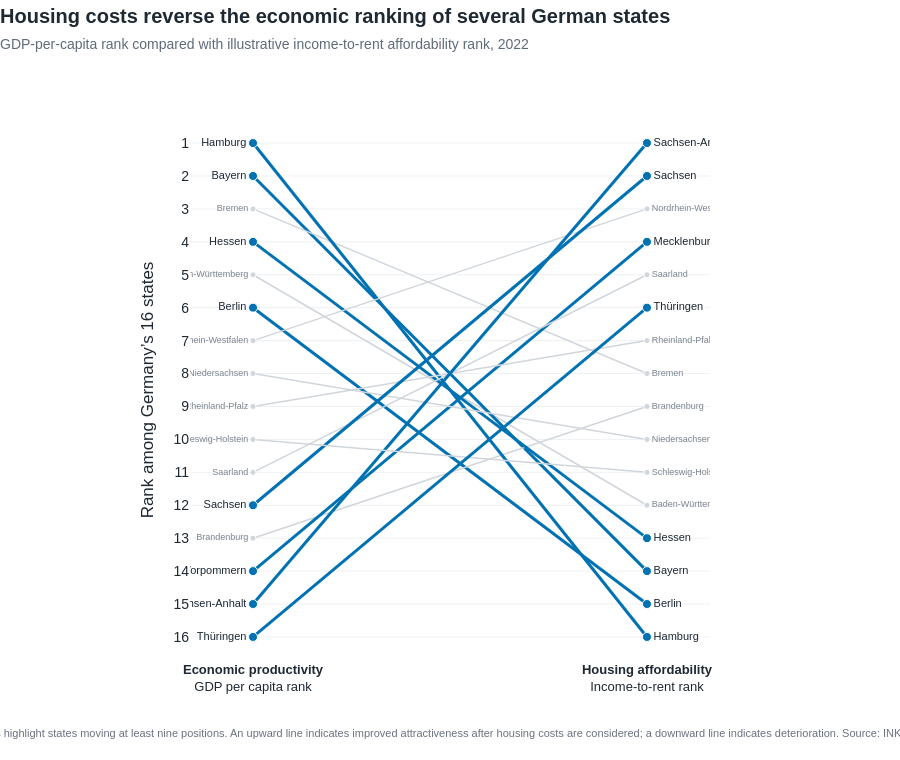

Notebook cell for this chart:
### Code cell
# Highlight states with a very large rank shift
MAJOR_SHIFT_THRESHOLD = 9

productivity_affordability["major_shift"] = (
    productivity_affordability[
        "absolute_rank_shift"
    ] >= MAJOR_SHIFT_THRESHOLD
)

fig_7 = go.Figure()

for _, row in productivity_affordability.iterrows():

    line_colour = (
        "#0072B2"
        if row["major_shift"]
        else "#D1D6DC"
    )

    line_width = (
        3
        if row["major_shift"]
        else 1.5
    )

    marker_size = (
        9
        if row["major_shift"]
        else 6
    )

    fig_7.add_trace(
        go.Scatter(
            x=[0, 1],
            y=[
                row["productivity_rank"],
                row["affordability_rank"]
            ],
            mode="lines+markers+text",
            line={
                "color": line_colour,
                "width": line_width
            },
            marker={
                "size": marker_size,
                "color": line_colour,
                "line": {
                    "color": "white",
                    "width": 1
                }
            },
            text=[
                row["state_name"],
                row["state_name"]
            ],
            textposition=[
                "middle left",
                "middle right"
            ],
            textfont={
                "size": (
                    11
                    if row["major_shift"]
                    else 9
                ),
                "color": (
                    "#1F2933"
                    if row["major_shift"]
                    else "#7B8490"
                )
            },
            customdata=[
                [
                    row["state_name"],
                    row["gdp_per_capita_eur"],
                    row["rent_burden_50sqm_pct"],
                    row["rank_shift_after_costs"],
                    row["opportunity_score"]
                ],
                [
                    row["state_name"],
                    row["gdp_per_capita_eur"],
                    row["rent_burden_50sqm_pct"],
                    row["rank_shift_after_costs"],
                    row["opportunity_score"]
                ]
            ],
            hovertemplate=(
                "<b>%{customdata[0]}</b><br>"
                "Displayed rank: %{y}<br>"
                "GDP per capita: €%{customdata[1]:,.0f}<br>"
                "Illustrative rent burden: %{customdata[2]:.2f}%<br>"
                "Rank shift after housing costs: "
                "%{customdata[3]:+d}<br>"
                "Overall opportunity score: %{customdata[4]:.1f}"
                "<extra></extra>"
            ),
            showlegend=False
        )
    )

fig_7.update_layout(
    title={
        "text": (
            "<b>Housing costs reverse the economic ranking "
            "of several German states</b>"
            "<br><span style='font-size:14px;color:#5F6B7A'>"
            "GDP-per-capita rank compared with illustrative "
            "income-to-rent affordability rank, 2022"
            "</span>"
        ),
        "x": 0,
        "xanchor": "left",
        "y": 0.97,
        "yanchor": "top"
    },
    font={
        "family": "Arial, sans-serif",
        "size": 14,
        "color": "#1F2933"
    },
    paper_bgcolor="white",
    plot_bgcolor="white",
    height=760,
    margin={
        "l": 190,
        "r": 190,
        "t": 120,
        "b": 100
    },
    showlegend=False,
    hoverlabel={
        "bgcolor": "white",
        "font_size": 13
    }
)

fig_7.update_xaxes(
    range=[-0.16, 1.16],
    tickmode="array",
    tickvals=[0, 1],
    ticktext=[
        "<b>Economic productivity</b><br>GDP per capita rank",
        "<b>Housing affordability</b><br>Income-to-rent rank"
    ],
    tickfont={
        "size": 13
    },
    showgrid=False,
    zeroline=False,
    showline=False
)

fig_7.update_yaxes(
    title="Rank among Germany’s 16 states",
    range=[16.7, 0.3],
    tickmode="linear",
    tick0=1,
    dtick=1,
    showgrid=True,
    gridcolor="#EEF1F4",
    gridwidth=1,
    zeroline=False,
    showline=False
)

fig_7.add_annotation(
    x=0.5,
    y=-0.15,
    xref="paper",
    yref="paper",
    text=(
        "Blue lines highlight states moving at least nine positions. "
        "An upward line indicates improved attractiveness after housing "
        "costs are considered; a downward line indicates deterioration. "
        "Source: INKAR 2025."
    ),
    showarrow=False,
    xanchor="center",
    align="center",
    font={
        "size": 11,
        "color": "#6B7280"
    }
)

fig_7.show()

### Figure 1 — Plotly figure (JSON) as saved in the notebook; plotly's stock layout.template omitted (floating-point values rounded to 4 significant figures)
{"data": [{"customdata": [["Baden-Württemberg", 51590, 9.308, -7, 64.86], ["Baden-Württemberg", 51590, 9.308, -7, 64.86]], "hovertemplate": "<b>%{customdata[0]}</b><br>Displayed rank: %{y}<br>GDP per capita: €%{customdata[1]:,.0f}<br>Illustrative rent burden: %{customdata[2]:.2f}%<br>Rank shift after housing costs: %{customdata[3]:+d}<br>Overall opportunity score: %{customdata[4]:.1f}<extra></extra>", "line": {"color": "#D1D6DC", "width": 1.5}, "marker": {"color": "#D1D6DC", "line": {"color": "white", "width": 1}, "size": 6}, "mode": "lines+markers+text", "showlegend": false, "text": ["Baden-Württemberg", "Baden-Württemberg"], "textfont": {"color": "#7B8490", "size": 9}, "textposition": ["middle left", "middle right"], "type": "scatter", "x": [0, 1], "y": [5, 12]}, {"customdata": [["Bayern", 54700, 10.49, -12, 64.86], ["Bayern", 54700, 10.49, -12, 64.86]], "hovertemplate": "<b>%{customdata[0]}</b><br>Displayed rank: %{y}<br>GDP per capita: €%{customdata[1]:,.0f}<br>Illustrative rent burden: %{customdata[2]:.2f}%<br>Rank shift after housing costs: %{customdata[3]:+d}<br>Overall opportunity score: %{customdata[4]:.1f}<extra></extra>", "line": {"color": "#0072B2", "width": 3}, "marker": {"color": "#0072B2", "line": {"color": "white", "width": 1}, "size": 9}, "mode": "lines+markers+text", "showlegend": false, "text": ["Bayern", "Bayern"], "textfont": {"color": "#1F2933", "size": 11}, "textposition": ["middle left", "middle right"], "type": "scatter", "x": [0, 1], "y": [2, 14]}, {"customdata": [["Berlin", 49250, 11.59, -9, 51.86], ["Berlin", 49250, 11.59, -9, 51.86]], "hovertemplate": "<b>%{customdata[0]}</b><br>Displayed rank: %{y}<br>GDP per capita: €%{customdata[1]:,.0f}<br>Illustrative rent burden: %{customdata[2]:.2f}%<br>Rank shift after housing costs: %{customdata[3]:+d}<br>Overall opportunity score: %{customdata[4]:.1f}<extra></extra>", "line": {"color": "#0072B2", "width": 3}, "marker": {"color": "#0072B2", "line": {"color": "white", "width": 1}, "size": 9}, "mode": "lines+markers+text", "showlegend": false, "text": ["Berlin", "Berlin"], "textfont": {"color": "#1F2933", "size": 11}, "textposition": ["middle left", "middle right"], "type": "scatter", "x": [0, 1], "y": [6, 15]}, {"customdata": [["Brandenburg", 34860, 8.433, 4, 44.38], ["Brandenburg", 34860, 8.433, 4, 44.38]], "hovertemplate": "<b>%{customdata[0]}</b><br>Displayed rank: %{y}<br>GDP per capita: €%{customdata[1]:,.0f}<br>Illustrative rent burden: %{customdata[2]:.2f}%<br>Rank shift after housing costs: %{customdata[3]:+d}<br>Overall opportunity score: %{customdata[4]:.1f}<extra></extra>", "line": {"color": "#D1D6DC", "width": 1.5}, "marker": {"color": "#D1D6DC", "line": {"color": "white", "width": 1}, "size": 6}, "mode": "lines+markers+text", "showlegend": false, "text": ["Brandenburg", "Brandenburg"], "textfont": {"color": "#7B8490", "size": 9}, "textposition": ["middle left", "middle right"], "type": "scatter", "x": [0, 1], "y": [13, 9]}, {"customdata": [["Bremen", 53320, 8.388, -5, 56.31], ["Bremen", 53320, 8.388, -5, 56.31]], "hovertemplate": "<b>%{customdata[0]}</b><br>Displayed rank: %{y}<br>GDP per capita: €%{customdata[1]:,.0f}<br>Illustrative rent burden: %{customdata[2]:.2f}%<br>Rank shift after housing costs: %{customdata[3]:+d}<br>Overall opportunity score: %{customdata[4]:.1f}<extra></extra>", "line": {"color": "#D1D6DC", "width": 1.5}, "marker": {"color": "#D1D6DC", "line": {"color": "white", "width": 1}, "size": 6}, "mode": "lines+markers+text", "showlegend": false, "text": ["Bremen", "Bremen"], "textfont": {"color": "#7B8490", "size": 9}, "textposition": ["middle left", "middle right"], "type": "scatter", "x": [0, 1], "y": [3, 8]}, {"customdata": [["Hamburg", 80920, 11.71, -15, 61.55], ["Hamburg", 80920, 11.71, -15, 61.55]], "hovertemplate": "<b>%{customdata[0]}</b><br>Displayed rank: %{y}<br>GDP per capita: €%{customdata[1]:,.0f}<br>Illustrative rent burden: %{customdata[2]:.2f}%<br>Rank shift after housing costs: %{customdata[3]:+d}<br>Overall opportunity score: %{customdata[4]:.1f}<extra></extra>", "line": {"color": "#0072B2", "width": 3}, "marker": {"color": "#0072B2", "line": {"color": "white", "width": 1}, "size": 9}, "mode": "lines+markers+text", "showlegend": false, "text": ["Hamburg", "Hamburg"], "textfont": {"color": "#1F2933", "size": 11}, "textposition": ["middle left", "middle right"], "type": "scatter", "x": [0, 1], "y": [1, 16]}, {"customdata": [["Hessen", 52240, 9.331, -9, 63.94], ["Hessen", 52240, 9.331, -9, 63.94]], "hovertemplate": "<b>%{customdata[0]}</b><br>Displayed rank: %{y}<br>GDP per capita: €%{customdata[1]:,.0f}<br>Illustrative rent burden: %{customdata[2]:.2f}%<br>Rank shift after housing costs: %{customdata[3]:+d}<br>Overall opportunity score: %{customdata[4]:.1f}<extra></extra>", "line": {"color": "#0072B2", "width": 3}, "marker": {"color": "#0072B2", "line": {"color": "white", "width": 1}, "size": 9}, "mode": "lines+markers+text", "showlegend": false, "text": ["Hessen", "Hessen"], "textfont": {"color": "#1F2933", "size": 11}, "textposition": ["middle left", "middle right"], "type": "scatter", "x": [0, 1], "y": [4, 13]}, {"customdata": [["Mecklenburg-Vorpommern", 34770, 7.539, 10, 38.11], ["Mecklenburg-Vorpommern", 34770, 7.539, 10, 38.11]], "hovertemplate": "<b>%{customdata[0]}</b><br>Displayed rank: %{y}<br>GDP per capita: €%{customdata[1]:,.0f}<br>Illustrative rent burden: %{customdata[2]:.2f}%<br>Rank shift after housing costs: %{customdata[3]:+d}<br>Overall opportunity score: %{customdata[4]:.1f}<extra></extra>", "line": {"color": "#0072B2", "width": 3}, "marker": {"color": "#0072B2", "line": {"color": "white", "width": 1}, "size": 9}, "mode": "lines+markers+text", "showlegend": false, "text": ["Mecklenburg-Vorpommern", "Mecklenburg-Vorpommern"], "textfont": {"color": "#1F2933", "size": 11}, "textposition": ["middle left", "middle right"], "type": "scatter", "x": [0, 1], "y": [14, 4]}, {"customdata": [["Niedersachsen", 42600, 8.471, -2, 49.23], ["Niedersachsen", 42600, 8.471, -2, 49.23]], "hovertemplate": "<b>%{customdata[0]}</b><br>Displayed rank: %{y}<br>GDP per capita: €%{customdata[1]:,.0f}<br>Illustrative rent burden: %{customdata[2]:.2f}%<br>Rank shift after housing costs: %{customdata[3]:+d}<br>Overall opportunity score: %{customdata[4]:.1f}<extra></extra>", "line": {"color": "#D1D6DC", "width": 1.5}, "marker": {"color": "#D1D6DC", "line": {"color": "white", "width": 1}, "size": 6}, "mode": "lines+markers+text", "showlegend": false, "text": ["Niedersachsen", "Niedersachsen"], "textfont": {"color": "#7B8490", "size": 9}, "textposition": ["middle left", "middle right"], "type": "scatter", "x": [0, 1], "y": [8, 10]}, {"customdata": [["Nordrhein-Westfalen", 44200, 7.307, 4, 62.76], ["Nordrhein-Westfalen", 44200, 7.307, 4, 62.76]], "hovertemplate": "<b>%{customdata[0]}</b><br>Displayed rank: %{y}<br>GDP per capita: €%{customdata[1]:,.0f}<br>Illustrative rent burden: %{customdata[2]:.2f}%<br>Rank shift after housing costs: %{customdata[3]:+d}<br>Overall opportunity score: %{customdata[4]:.1f}<extra></extra>", "line": {"color": "#D1D6DC", "width": 1.5}, "marker": {"color": "#D1D6DC", "line": {"color": "white", "width": 1}, "size": 6}, "mode": "lines+markers+text", "showlegend": false, "text": ["Nordrhein-Westfalen", "Nordrhein-Westfalen"], "textfont": {"color": "#7B8490", "size": 9}, "textposition": ["middle left", "middle right"], "type": "scatter", "x": [0, 1], "y": [7, 3]}, {"customdata": [["Rheinland-Pfalz", 41800, 8.256, 2, 52], ["Rheinland-Pfalz", 41800, 8.256, 2, 52]], "hovertemplate": "<b>%{customdata[0]}</b><br>Displayed rank: %{y}<br>GDP per capita: €%{customdata[1]:,.0f}<br>Illustrative rent burden: %{customdata[2]:.2f}%<br>Rank shift after housing costs: %{customdata[3]:+d}<br>Overall opportunity score: %{customdata[4]:.1f}<extra></extra>", "line": {"color": "#D1D6DC", "width": 1.5}, "marker": {"color": "#D1D6DC", "line": {"color": "white", "width": 1}, "size": 6}, "mode": "lines+markers+text", "showlegend": false, "text": ["Rheinland-Pfalz", "Rheinland-Pfalz"], "textfont": {"color": "#7B8490", "size": 9}, "textposition": ["middle left", "middle right"], "type": "scatter", "x": [0, 1], "y": [9, 7]}, {"customdata": [["Saarland", 38370, 7.675, 6, 49.89], ["Saarland", 38370, 7.675, 6, 49.89]], "hovertemplate": "<b>%{customdata[0]}</b><br>Displayed rank: %{y}<br>GDP per capita: €%{customdata[1]:,.0f}<br>Illustrative rent burden: %{customdata[2]:.2f}%<br>Rank shift after housing costs: %{customdata[3]:+d}<br>Overall opportunity score: %{customdata[4]:.1f}<extra></extra>", "line": {"color": "#D1D6DC", "width": 1.5}, "marker": {"color": "#D1D6DC", "line": {"color": "white", "width": 1}, "size": 6}, "mode": "lines+markers+text", "showlegend": false, "text": ["Saarland", "Saarland"], "textfont": {"color": "#7B8490", "size": 9}, "textposition": ["middle left", "middle right"], "type": "scatter", "x": [0, 1], "y": [11, 5]}, {"customdata": [["Sachsen", 36110, 6.421, 10, 55.62], ["Sachsen", 36110, 6.421, 10, 55.62]], "hovertemplate": "<b>%{customdata[0]}</b><br>Displayed rank: %{y}<br>GDP per capita: €%{customdata[1]:,.0f}<br>Illustrative rent burden: %{customdata[2]:.2f}%<br>Rank shift after housing costs: %{customdata[3]:+d}<br>Overall opportunity score: %{customdata[4]:.1f}<extra></extra>", "line": {"color": "#0072B2", "width": 3}, "marker": {"color": "#0072B2", "line": {"color": "white", "width": 1}, "size": 9}, "mode": "lines+markers+text", "showlegend": false, "text": ["Sachsen", "Sachsen"], "textfont": {"color": "#1F2933", "size": 11}, "textposition": ["middle left", "middle right"], "type": "scatter", "x": [0, 1], "y": [12, 2]}, {"customdata": [["Sachsen-Anhalt", 34650, 6.42, 14, 47.28], ["Sachsen-Anhalt", 34650, 6.42, 14, 47.28]], "hovertemplate": "<b>%{customdata[0]}</b><br>Displayed rank: %{y}<br>GDP per capita: €%{customdata[1]:,.0f}<br>Illustrative rent burden: %{customdata[2]:.2f}%<br>Rank shift after housing costs: %{customdata[3]:+d}<br>Overall opportunity score: %{customdata[4]:.1f}<extra></extra>", "line": {"color": "#0072B2", "width": 3}, "marker": {"color": "#0072B2", "line": {"color": "white", "width": 1}, "size": 9}, "mode": "lines+markers+text", "showlegend": false, "text": ["Sachsen-Anhalt", "Sachsen-Anhalt"], "textfont": {"color": "#1F2933", "size": 11}, "textposition": ["middle left", "middle right"], "type": "scatter", "x": [0, 1], "y": [15, 1]}, {"customdata": [["Schleswig-Holstein", 38680, 8.676, -1, 46.95], ["Schleswig-Holstein", 38680, 8.676, -1, 46.95]], "hovertemplate": "<b>%{customdata[0]}</b><br>Displayed rank: %{y}<br>GDP per capita: €%{customdata[1]:,.0f}<br>Illustrative rent burden: %{customdata[2]:.2f}%<br>Rank shift after housing costs: %{customdata[3]:+d}<br>Overall opportunity score: %{customdata[4]:.1f}<extra></extra>", "line": {"color": "#D1D6DC", "width": 1.5}, "marker": {"color": "#D1D6DC", "line": {"color": "white", "width": 1}, "size": 6}, "mode": "lines+markers+text", "showlegend": false, "text": ["Schleswig-Holstein", "Schleswig-Holstein"], "textfont": {"color": "#7B8490", "size": 9}, "textposition": ["middle left", "middle right"], "type": "scatter", "x": [0, 1], "y": [10, 11]}, {"customdata": [["Thüringen", 33540, 7.691, 10, 40.39], ["Thüringen", 33540, 7.691, 10, 40.39]], "hovertemplate": "<b>%{customdata[0]}</b><br>Displayed rank: %{y}<br>GDP per capita: €%{customdata[1]:,.0f}<br>Illustrative rent burden: %{customdata[2]:.2f}%<br>Rank shift after housing costs: %{customdata[3]:+d}<br>Overall opportunity score: %{customdata[4]:.1f}<extra></extra>", "line": {"color": "#0072B2", "width": 3}, "marker": {"color": "#0072B2", "line": {"color": "white", "width": 1}, "size": 9}, "mode": "lines+markers+text", "showlegend": false, "text": ["Thüringen", "Thüringen"], "textfont": {"color": "#1F2933", "size": 11}, "textposition": ["middle left", "middle right"], "type": "scatter", "x": [0, 1], "y": [16, 6]}], "layout": {"annotations": [{"align": "center", "font": {"color": "#6B7280", "size": 11}, "showarrow": false, "text": "Blue lines highlight states moving at least nine positions. An upward line indicates improved attractiveness after housing costs are considered; a downward line indicates deterioration. Source: INKAR 2025.", "x": 0.5, "xanchor": "center", "xref": "paper", "y": -0.15, "yref": "paper"}], "font": {"color": "#1F2933", "family": "Arial, sans-serif", "size": 14}, "height": 760, "hoverlabel": {"bgcolor": "white", "font": {"size": 13}}, "margin": {"b": 100, "l": 190, "r": 190, "t": 120}, "paper_bgcolor": "white", "plot_bgcolor": "white", "showlegend": false, "title": {"text": "<b>Housing costs reverse the economic ranking of several German states</b><br><span style='font-size:14px;color:#5F6B7A'>GDP-per-capita rank compared with illustrative income-to-rent affordability rank, 2022</span>", "x": 0, "xanchor": "left", "y": 0.97, "yanchor": "top"}, "xaxis": {"range": [-0.16, 1.16], "showgrid": false, "showline": false, "tickfont": {"size": 13}, "tickmode": "array", "ticktext": ["<b>Economic productivity</b><br>GDP per capita rank", "<b>Housing affordability</b><br>Income-to-rent rank"], "tickvals": [0, 1], "zeroline": false}, "yaxis": {"dtick": 1, "gridcolor": "#EEF1F4", "gridwidth": 1, "range": [16.7, 0.3], "showgrid": true, "showline": false, "tick0": 1, "tickmode": "linear", "title": {"text": "Rank among Germany’s 16 states"}, "zeroline": false}}}
